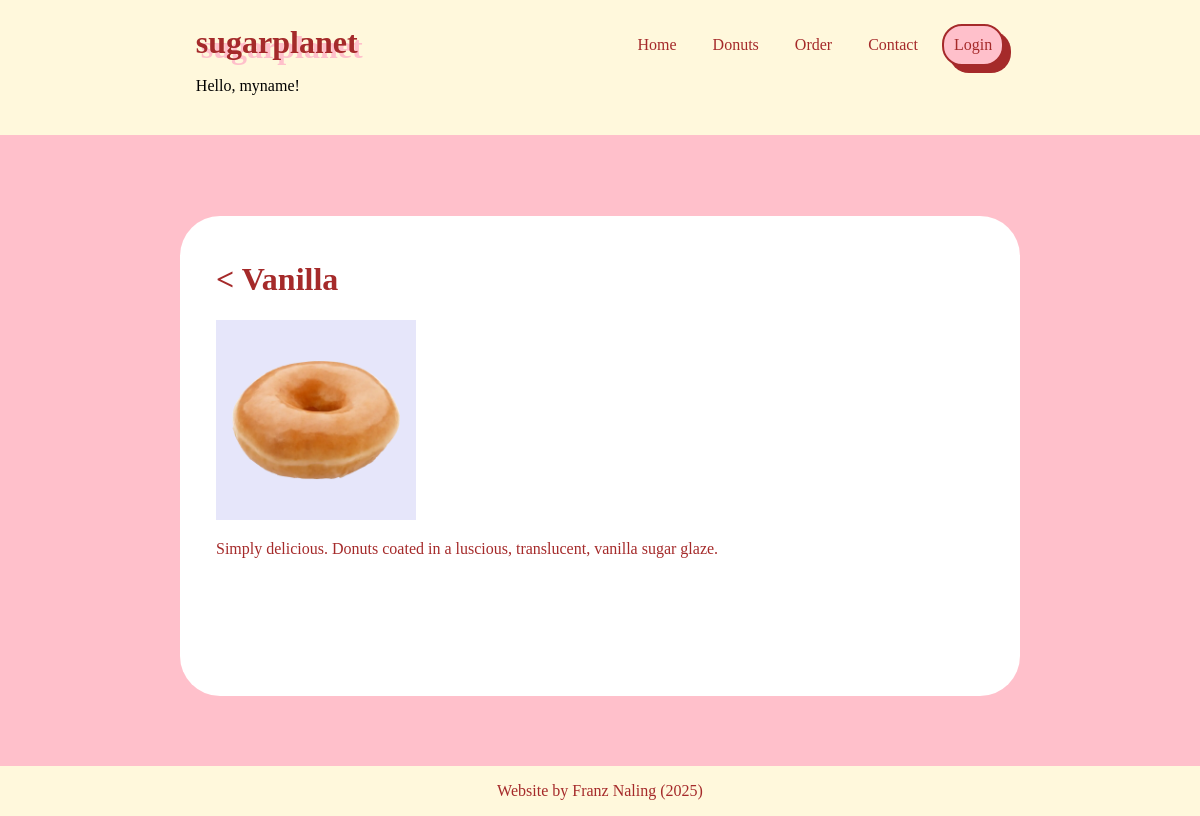
The app's page /donuts/details/2 with its own data.
### donuts/models.py (models this page shows, shortened)
class Flavour(models.Model):
    name = models.CharField(max_length=255)
    description = models.TextField()
    image = models.ImageField(default='placeholder.png', blank=True)

### donuts/views.py (the view)
# urls.py: path('donuts/details/<int:id>',views.details,name='details'),
def details(request, id):
    rqFlavour = Flavour.objects.get(id=id)
    template = loader.get_template('details.html')
    context = {
        'rqFlavour':rqFlavour
    }
    return HttpResponse(template.render(context,request))

### donuts/templates/details.html (shortened to what this page needs)
{% extends "layout.html" %}
{% block content %}
<h1><a class="back_button" href="/donuts">&lt;</a> {{rqFlavour.name}}</h1>
<img id="details_img" src="{{ rqFlavour.image.url }}">
<p>{{rqFlavour.description}}</p>
{% endblock %}

### global_static/style.css (style rules this page uses)
* { box-sizing: border-box; }
body { background-color:pink; font-family: verdana; padding: 0; margin: 0; width: 100%; height: 100%; padding-bottom: 15vh; display: flex; justify-content:center; }
.back_button { text-decoration: none; color:brown; }
#details_img { display: inline-block; background-color:lavender; max-height: 200px; max-width: 200px; }

### records on screen
Flavour: name "Vanilla", image (picture), description "Simply delicious. Donuts coated in a luscious, translucent, vanilla sugar glaze."
